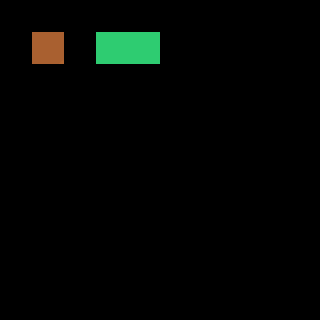

The image is a tile-based game level rendered from a .tmx file. Its description and complete source (layers, tilesets, objects, tile grids) follow:
An orthogonal 10x10 tile map with 32x32 px tiles, 1 tile layer (Tile Layer 1).

<map version="1.10" tiledversion="1.10.2" orientation="orthogonal" renderorder="right-down" width="10" height="10" tilewidth="32" tileheight="32" infinite="0" nextlayerid="2" nextobjectid="1">
 <tileset firstgid="1" name="preview4" tilewidth="32" tileheight="32" tilecount="13860" columns="165">
  <image source="preview4.png" width="5282" height="2710" />
 </tileset>
 <layer id="1" name="Tile Layer 1" width="10" height="10">
  <data encoding="csv">
0,0,0,0,0,0,0,0,0,0,
0,2151,0,1491,1491,0,0,0,0,0,
0,0,0,0,0,0,0,0,0,0,
0,0,0,0,0,0,0,0,0,0,
0,0,0,0,0,0,0,0,0,0,
0,0,0,0,0,0,0,0,0,0,
0,0,0,0,0,0,0,0,0,0,
0,0,0,0,0,0,0,0,0,0,
0,0,0,0,0,0,0,0,0,0,
0,0,0,0,0,0,0,0,0,0
</data>
 </layer>
</map>
